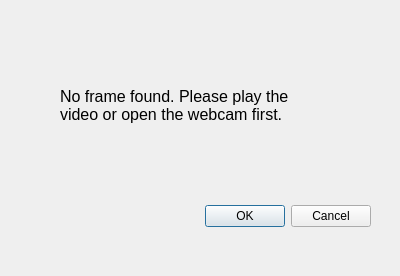
<?xml version="1.0" encoding="UTF-8"?>
<ui version="4.0">
 <class>DialogCroppingHint</class>
 <widget class="QDialog" name="DialogCroppingHint">
  <property name="geometry">
   <rect>
    <x>0</x>
    <y>0</y>
    <width>400</width>
    <height>276</height>
   </rect>
  </property>
  <property name="windowTitle">
   <string>Dialog</string>
  </property>
  <widget class="QDialogButtonBox" name="buttonBox">
   <property name="geometry">
    <rect>
     <x>30</x>
     <y>200</y>
     <width>341</width>
     <height>32</height>
    </rect>
   </property>
   <property name="orientation">
    <enum>Qt::Horizontal</enum>
   </property>
   <property name="standardButtons">
    <set>QDialogButtonBox::Cancel|QDialogButtonBox::Ok</set>
   </property>
  </widget>
  <widget class="QLabel" name="label">
   <property name="geometry">
    <rect>
     <x>60</x>
     <y>70</y>
     <width>241</width>
     <height>71</height>
    </rect>
   </property>
   <property name="font">
    <font>
     <pointsize>12</pointsize>
    </font>
   </property>
   <property name="lineWidth">
    <number>1</number>
   </property>
   <property name="text">
    <string>No frame found. Please play the video or open the webcam first.</string>
   </property>
   <property name="alignment">
    <set>Qt::AlignLeading|Qt::AlignLeft|Qt::AlignVCenter</set>
   </property>
   <property name="wordWrap">
    <bool>true</bool>
   </property>
  </widget>
 </widget>
 <resources/>
 <connections>
  <connection>
   <sender>buttonBox</sender>
   <signal>accepted()</signal>
   <receiver>DialogCroppingHint</receiver>
   <slot>accept()</slot>
   <hints>
    <hint type="sourcelabel">
     <x>248</x>
     <y>254</y>
    </hint>
    <hint type="destinationlabel">
     <x>157</x>
     <y>274</y>
    </hint>
   </hints>
  </connection>
  <connection>
   <sender>buttonBox</sender>
   <signal>rejected()</signal>
   <receiver>DialogCroppingHint</receiver>
   <slot>reject()</slot>
   <hints>
    <hint type="sourcelabel">
     <x>316</x>
     <y>260</y>
    </hint>
    <hint type="destinationlabel">
     <x>286</x>
     <y>274</y>
    </hint>
   </hints>
  </connection>
 </connections>
</ui>
